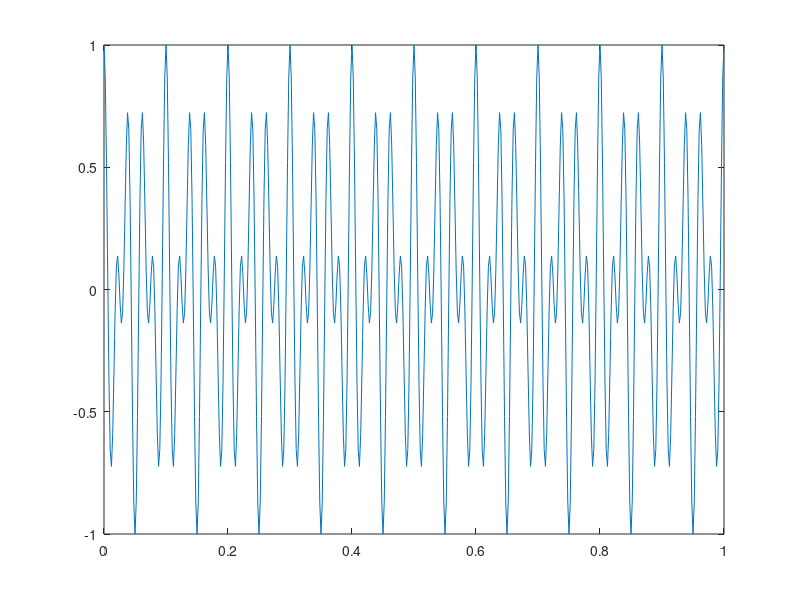

The MATLAB script that drew this image:
f = 10;                                  %input signal frequency
fs = 500;                                %sample frequency
t = (0:1/fs:1)';                         %time dimensons
x = cos (2*pi*f*t);                      %input signal
f0 = 40;                                 %carrier signal frequency
c = cos (2*pi*f0*t);                     %carrier signal
y = x.*c;                                %output signal
plot (t,y);
